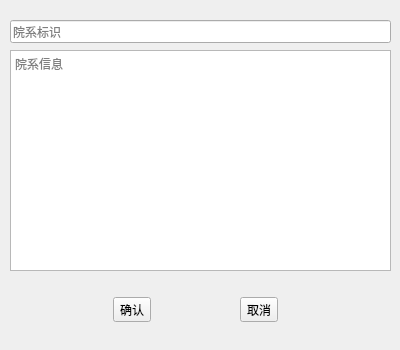
<?xml version="1.0" encoding="UTF-8"?>
<ui version="4.0">
 <class>AddDeptWidget</class>
 <widget class="QWidget" name="AddDeptWidget">
  <property name="geometry">
   <rect>
    <x>0</x>
    <y>0</y>
    <width>400</width>
    <height>350</height>
   </rect>
  </property>
  <property name="windowTitle">
   <string>Form</string>
  </property>
  <widget class="QLineEdit" name="lineEdit">
   <property name="geometry">
    <rect>
     <x>10</x>
     <y>20</y>
     <width>381</width>
     <height>23</height>
    </rect>
   </property>
   <property name="placeholderText">
    <string>院系标识</string>
   </property>
  </widget>
  <widget class="QTextEdit" name="textEdit">
   <property name="geometry">
    <rect>
     <x>10</x>
     <y>50</y>
     <width>381</width>
     <height>221</height>
    </rect>
   </property>
   <property name="placeholderText">
    <string>院系信息</string>
   </property>
  </widget>
  <widget class="QWidget" name="widget" native="true">
   <property name="geometry">
    <rect>
     <x>30</x>
     <y>290</y>
     <width>331</width>
     <height>40</height>
    </rect>
   </property>
   <layout class="QHBoxLayout" name="horizontalLayout">
    <item>
     <spacer name="horizontalSpacer_2">
      <property name="orientation">
       <enum>Qt::Horizontal</enum>
      </property>
      <property name="sizeHint" stdset="0">
       <size>
        <width>40</width>
        <height>20</height>
       </size>
      </property>
     </spacer>
    </item>
    <item>
     <widget class="QToolButton" name="toolButton">
      <property name="text">
       <string>确认</string>
      </property>
     </widget>
    </item>
    <item>
     <spacer name="horizontalSpacer">
      <property name="orientation">
       <enum>Qt::Horizontal</enum>
      </property>
      <property name="sizeHint" stdset="0">
       <size>
        <width>40</width>
        <height>20</height>
       </size>
      </property>
     </spacer>
    </item>
    <item>
     <widget class="QToolButton" name="toolButton_2">
      <property name="text">
       <string>取消</string>
      </property>
     </widget>
    </item>
    <item>
     <spacer name="horizontalSpacer_3">
      <property name="orientation">
       <enum>Qt::Horizontal</enum>
      </property>
      <property name="sizeHint" stdset="0">
       <size>
        <width>40</width>
        <height>20</height>
       </size>
      </property>
     </spacer>
    </item>
   </layout>
  </widget>
 </widget>
 <resources/>
 <connections/>
</ui>
